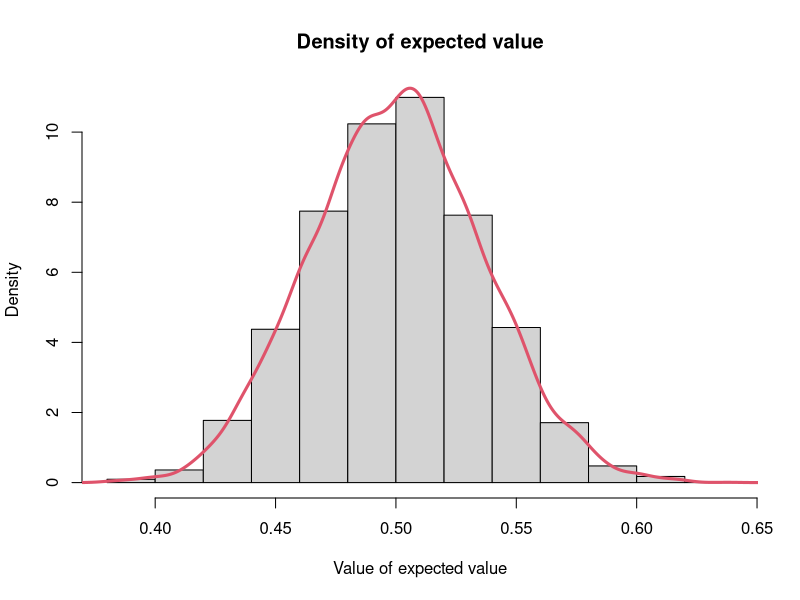

This figure's R source:
## ---- chunk 1
expvalue=function(n){
  mean(rbeta(n, 0.5, 0.5))
}
## ---- chunk 2
estimates = replicate(10000, expvalue(100))
## ---- chunk 3
curve <-hist(estimates,main ="Density of expected value",xlab ="Value of expected value",ylab = "Density", probability = TRUE)
lines(density(estimates), col=10,lwd=3)
